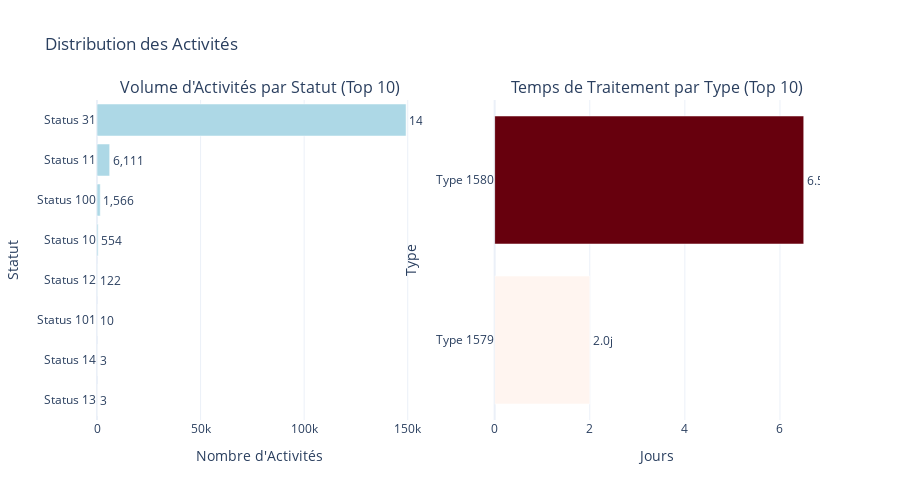

Here is the notebook cell this chart was saved with:
### Code cell
# Visualisation : Distribution des activités
fig = make_subplots(
    rows=1, cols=2,
    subplot_titles=('Volume d\'Activités par Statut (Top 10)', 'Temps de Traitement par Type (Top 10)'),
    specs=[[{"type": "bar"}, {"type": "bar"}]]
)

# Graphique 1 : Volume par statut
df_status_top = activity_by_status.head(10).sort_values('total_activities')
fig.add_trace(
    go.Bar(
        y=df_status_top['status_name'],
        x=df_status_top['total_activities'],
        orientation='h',
        text=df_status_top['total_activities'].apply(lambda x: f"{x:,}"),
        textposition='outside',
        marker_color='lightblue',
        name='Volume',
        hovertemplate='<b>%{y}</b><br>Volume: %{x:,}<extra></extra>'
    ),
    row=1, col=1
)

# Graphique 2 : Temps par type
df_type_top = activity_by_type.head(10).sort_values('avg_days_to_close')
fig.add_trace(
    go.Bar(
        y=df_type_top['type_name'],
        x=df_type_top['avg_days_to_close'],
        orientation='h',
        text=df_type_top['avg_days_to_close'].apply(lambda x: f"{x:.1f}j"),
        textposition='outside',
        marker_color=df_type_top['avg_days_to_close'],
        marker_colorscale='Reds',
        name='Durée',
        hovertemplate='<b>%{y}</b><br>Durée: %{x:.1f} jours<extra></extra>'
    ),
    row=1, col=2
)

fig.update_xaxes(title_text="Nombre d'Activités", row=1, col=1)
fig.update_yaxes(title_text="Statut", row=1, col=1)
fig.update_xaxes(title_text="Jours", row=1, col=2)
fig.update_yaxes(title_text="Type", row=1, col=2)

fig.update_layout(height=500, showlegend=False, title_text="Distribution des Activités")
fig.show()

### Figure 1 — Plotly figure (JSON) as saved in the notebook; plotly's stock layout.template omitted (floating-point values rounded to 4 significant figures)
{"data": [{"hovertemplate": "<b>%{y}</b><br>Volume: %{x:,}<extra></extra>", "marker": {"color": "lightblue"}, "name": "Volume", "orientation": "h", "text": ["3", "3", "10", "122", "554", "1,566", "6,111", "149,200"], "textposition": "outside", "type": "bar", "x": [3, 3, 10, 122, 554, 1566, 6111, 149200], "xaxis": "x", "y": ["Status 13", "Status 14", "Status 101", "Status 12", "Status 10", "Status 100", "Status 11", "Status 31"], "yaxis": "y"}, {"hovertemplate": "<b>%{y}</b><br>Durée: %{x:.1f} jours<extra></extra>", "marker": {"color": [2.0, 6.5], "colorscale": [[0, "rgb(255,245,240)"], [0.125, "rgb(254,224,210)"], [0.25, "rgb(252,187,161)"], [0.375, "rgb(252,146,114)"], [0.5, "rgb(251,106,74)"], [0.625, "rgb(239,59,44)"], [0.75, "rgb(203,24,29)"], [0.875, "rgb(165,15,21)"], [1, "rgb(103,0,13)"]]}, "name": "Durée", "orientation": "h", "text": ["2.0j", "6.5j"], "textposition": "outside", "type": "bar", "x": [2.0, 6.5], "xaxis": "x2", "y": ["Type 1579", "Type 1580"], "yaxis": "y2"}], "layout": {"annotations": [{"font": {"size": 16}, "showarrow": false, "text": "Volume d'Activités par Statut (Top 10)", "x": 0.225, "xanchor": "center", "xref": "paper", "y": 1, "yanchor": "bottom", "yref": "paper"}, {"font": {"size": 16}, "showarrow": false, "text": "Temps de Traitement par Type (Top 10)", "x": 0.775, "xanchor": "center", "xref": "paper", "y": 1, "yanchor": "bottom", "yref": "paper"}], "height": 500, "showlegend": false, "title": {"text": "Distribution des Activités"}, "xaxis": {"anchor": "y", "domain": [0, 0.45], "title": {"text": "Nombre d'Activités"}}, "xaxis2": {"anchor": "y2", "domain": [0.55, 1], "title": {"text": "Jours"}}, "yaxis": {"anchor": "x", "domain": [0, 1], "title": {"text": "Statut"}}, "yaxis2": {"anchor": "x2", "domain": [0, 1], "title": {"text": "Type"}}}}
